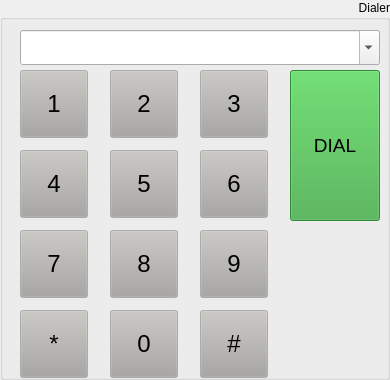
  <widget class="QGroupBox" name="groupBox">
   <property name="geometry">
    <rect>
     <x>400</x>
     <y>5</y>
     <width>390</width>
     <height>380</height>
    </rect>
   </property>
   <property name="title">
    <string>Dialer</string>
   </property>
   <property name="alignment">
    <set>Qt::AlignRight|Qt::AlignTop|Qt::AlignTrailing</set>
   </property>
   <widget class="QComboBox" name="dialerComboBox">
    <property name="geometry">
     <rect>
      <x>20</x>
      <y>30</y>
      <width>360</width>
      <height>35</height>
     </rect>
    </property>
    <property name="font">
     <font>
      <pointsize>20</pointsize>
     </font>
    </property>
    <property name="editable">
     <bool>true</bool>
    </property>
   </widget>
   <widget class="QPushButton" name="buttonDial">
    <property name="enabled">
     <bool>true</bool>
    </property>
    <property name="geometry">
     <rect>
      <x>290</x>
      <y>70</y>
      <width>90</width>
      <height>151</height>
     </rect>
    </property>
    <property name="palette">
     <palette>
      <active>
       <colorrole role="WindowText">
        <brush brushstyle="SolidPattern">
         <color alpha="255">
          <red>0</red>
          <green>0</green>
          <blue>0</blue>
         </color>
        </brush>
       </colorrole>
       <colorrole role="Button">
        <brush brushstyle="SolidPattern">
         <color alpha="255">
          <red>60</red>
          <green>170</green>
          <blue>65</blue>
         </color>
        </brush>
       </colorrole>
       <colorrole role="Light">
        <brush brushstyle="SolidPattern">
         <color alpha="255">
          <red>122</red>
          <green>255</green>
          <blue>132</blue>
         </color>
        </brush>
       </colorrole>
       <colorrole role="Midlight">
        <brush brushstyle="SolidPattern">
         <color alpha="255">
          <red>94</red>
          <green>224</green>
          <blue>104</blue>
         </color>
        </brush>
       </colorrole>
       <colorrole role="Dark">
        <brush brushstyle="SolidPattern">
         <color alpha="255">
          <red>33</red>
          <green>96</green>
          <blue>38</blue>
         </color>
        </brush>
       </colorrole>
       <colorrole role="Mid">
        <brush brushstyle="SolidPattern">
         <color alpha="255">
          <red>44</red>
          <green>129</green>
          <blue>50</blue>
         </color>
        </brush>
       </colorrole>
       <colorrole role="Text">
        <brush brushstyle="SolidPattern">
         <color alpha="255">
          <red>0</red>
          <green>0</green>
          <blue>0</blue>
         </color>
        </brush>
       </colorrole>
       <colorrole role="BrightText">
        <brush brushstyle="SolidPattern">
         <color alpha="255">
          <red>255</red>
          <green>255</green>
          <blue>255</blue>
         </color>
        </brush>
       </colorrole>
       <colorrole role="ButtonText">
        <brush brushstyle="SolidPattern">
         <color alpha="255">
          <red>0</red>
          <green>0</green>
          <blue>0</blue>
         </color>
        </brush>
       </colorrole>
       <colorrole role="Base">
        <brush brushstyle="SolidPattern">
         <color alpha="255">
          <red>255</red>
          <green>255</green>
          <blue>255</blue>
         </color>
        </brush>
       </colorrole>
       <colorrole role="Window">
        <brush brushstyle="SolidPattern">
         <color alpha="255">
          <red>66</red>
          <green>193</green>
          <blue>76</blue>
         </color>
        </brush>
       </colorrole>
       <colorrole role="Shadow">
        <brush brushstyle="SolidPattern">
         <color alpha="255">
          <red>0</red>
          <green>0</green>
          <blue>0</blue>
         </color>
        </brush>
       </colorrole>
       <colorrole role="AlternateBase">
        <brush brushstyle="SolidPattern">
         <color alpha="255">
          <red>160</red>
          <green>224</green>
          <blue>165</blue>
         </color>
        </brush>
       </colorrole>
       <colorrole role="ToolTipBase">
        <brush brushstyle="SolidPattern">
         <color alpha="255">
          <red>255</red>
          <green>255</green>
          <blue>220</blue>
         </color>
        </brush>
       </colorrole>
       <colorrole role="ToolTipText">
        <brush brushstyle="SolidPattern">
         <color alpha="255">
          <red>0</red>
          <green>0</green>
          <blue>0</blue>
         </color>
        </brush>
       </colorrole>
      </active>
      <inactive>
       <colorrole role="WindowText">
        <brush brushstyle="SolidPattern">
         <color alpha="255">
          <red>0</red>
          <green>0</green>
          <blue>0</blue>
         </color>
        </brush>
       </colorrole>
       <colorrole role="Button">
        <brush brushstyle="SolidPattern">
         <color alpha="255">
          <red>60</red>
          <green>170</green>
          <blue>65</blue>
         </color>
        </brush>
       </colorrole>
       <colorrole role="Light">
        <brush brushstyle="SolidPattern">
         <color alpha="255">
          <red>122</red>
          <green>255</green>
          <blue>132</blue>
         </color>
        </brush>
       </colorrole>
       <colorrole role="Midlight">
        <brush brushstyle="SolidPattern">
         <color alpha="255">
          <red>94</red>
          <green>224</green>
          <blue>104</blue>
         </color>
        </brush>
       </colorrole>
       <colorrole role="Dark">
        <brush brushstyle="SolidPattern">
         <color alpha="255">
          <red>33</red>
          <green>96</green>
          <blue>38</blue>
         </color>
        </brush>
       </colorrole>
       <colorrole role="Mid">
        <brush brushstyle="SolidPattern">
         <color alpha="255">
          <red>44</red>
          <green>129</green>
          <blue>50</blue>
         </color>
        </brush>
       </colorrole>
       <colorrole role="Text">
        <brush brushstyle="SolidPattern">
         <color alpha="255">
          <red>0</red>
          <green>0</green>
          <blue>0</blue>
         </color>
        </brush>
       </colorrole>
       <colorrole role="BrightText">
        <brush brushstyle="SolidPattern">
         <color alpha="255">
          <red>255</red>
          <green>255</green>
          <blue>255</blue>
         </color>
        </brush>
       </colorrole>
       <colorrole role="ButtonText">
        <brush brushstyle="SolidPattern">
         <color alpha="255">
          <red>0</red>
          <green>0</green>
          <blue>0</blue>
         </color>
        </brush>
       </colorrole>
       <colorrole role="Base">
        <brush brushstyle="SolidPattern">
         <color alpha="255">
          <red>255</red>
          <green>255</green>
          <blue>255</blue>
         </color>
        </brush>
       </colorrole>
       <colorrole role="Window">
        <brush brushstyle="SolidPattern">
         <color alpha="255">
          <red>66</red>
          <green>193</green>
          <blue>76</blue>
         </color>
        </brush>
       </colorrole>
       <colorrole role="Shadow">
        <brush brushstyle="SolidPattern">
         <color alpha="255">
          <red>0</red>
          <green>0</green>
          <blue>0</blue>
         </color>
        </brush>
       </colorrole>
       <colorrole role="AlternateBase">
        <brush brushstyle="SolidPattern">
         <color alpha="255">
          <red>160</red>
          <green>224</green>
          <blue>165</blue>
         </color>
        </brush>
       </colorrole>
       <colorrole role="ToolTipBase">
        <brush brushstyle="SolidPattern">
         <color alpha="255">
          <red>255</red>
          <green>255</green>
          <blue>220</blue>
         </color>
        </brush>
       </colorrole>
       <colorrole role="ToolTipText">
        <brush brushstyle="SolidPattern">
         <color alpha="255">
          <red>0</red>
          <green>0</green>
          <blue>0</blue>
         </color>
        </brush>
       </colorrole>
      </inactive>
      <disabled>
       <colorrole role="WindowText">
        <brush brushstyle="SolidPattern">
         <color alpha="255">
          <red>33</red>
          <green>96</green>
          <blue>38</blue>
         </color>
        </brush>
       </colorrole>
       <colorrole role="Button">
        <brush brushstyle="SolidPattern">
         <color alpha="255">
          <red>60</red>
          <green>170</green>
          <blue>65</blue>
         </color>
        </brush>
       </colorrole>
       <colorrole role="Light">
        <brush brushstyle="SolidPattern">
         <color alpha="255">
          <red>122</red>
          <green>255</green>
          <blue>132</blue>
         </color>
        </brush>
       </colorrole>
       <colorrole role="Midlight">
        <brush brushstyle="SolidPattern">
         <color alpha="255">
          <red>94</red>
          <green>224</green>
          <blue>104</blue>
         </color>
        </brush>
       </colorrole>
       <colorrole role="Dark">
        <brush brushstyle="SolidPattern">
         <color alpha="255">
          <red>33</red>
          <green>96</green>
          <blue>38</blue>
         </color>
        </brush>
       </colorrole>
       <colorrole role="Mid">
        <brush brushstyle="SolidPattern">
         <color alpha="255">
          <red>44</red>
          <green>129</green>
          <blue>50</blue>
         </color>
        </brush>
       </colorrole>
       <colorrole role="Text">
        <brush brushstyle="SolidPattern">
         <color alpha="255">
          <red>33</red>
          <green>96</green>
          <blue>38</blue>
         </color>
        </brush>
       </colorrole>
       <colorrole role="BrightText">
        <brush brushstyle="SolidPattern">
         <color alpha="255">
          <red>255</red>
          <green>255</green>
          <blue>255</blue>
         </color>
        </brush>
       </colorrole>
       <colorrole role="ButtonText">
        <brush brushstyle="SolidPattern">
         <color alpha="255">
          <red>33</red>
          <green>96</green>
          <blue>38</blue>
         </color>
        </brush>
       </colorrole>
       <colorrole role="Base">
        <brush brushstyle="SolidPattern">
         <color alpha="255">
          <red>66</red>
          <green>193</green>
          <blue>76</blue>
         </color>
        </brush>
       </colorrole>
       <colorrole role="Window">
        <brush brushstyle="SolidPattern">
         <color alpha="255">
          <red>66</red>
          <green>193</green>
          <blue>76</blue>
         </color>
        </brush>
       </colorrole>
       <colorrole role="Shadow">
        <brush brushstyle="SolidPattern">
         <color alpha="255">
          <red>0</red>
          <green>0</green>
          <blue>0</blue>
         </color>
        </brush>
       </colorrole>
       <colorrole role="AlternateBase">
        <brush brushstyle="SolidPattern">
         <color alpha="255">
          <red>66</red>
          <green>193</green>
          <blue>76</blue>
         </color>
        </brush>
       </colorrole>
       <colorrole role="ToolTipBase">
        <brush brushstyle="SolidPattern">
         <color alpha="255">
          <red>255</red>
          <green>255</green>
          <blue>220</blue>
         </color>
        </brush>
       </colorrole>
       <colorrole role="ToolTipText">
        <brush brushstyle="SolidPattern">
         <color alpha="255">
          <red>0</red>
          <green>0</green>
          <blue>0</blue>
         </color>
        </brush>
       </colorrole>
      </disabled>
     </palette>
    </property>
    <property name="font">
     <font>
      <pointsize>14</pointsize>
     </font>
    </property>
    <property name="toolTip">
     <string>Dial number entered in dialer display</string>
    </property>
    <property name="autoFillBackground">
     <bool>false</bool>
    </property>
    <property name="text">
     <string>DIAL</string>
    </property>
    <property name="default">
     <bool>false</bool>
    </property>
    <property name="flat">
     <bool>false</bool>
    </property>
   </widget>
   <widget class="QPushButton" name="buttonHash">
    <property name="geometry">
     <rect>
      <x>200</x>
      <y>310</y>
      <width>68</width>
      <height>68</height>
     </rect>
    </property>
    <property name="palette">
     <palette>
      <active>
       <colorrole role="Button">
        <brush brushstyle="SolidPattern">
         <color alpha="255">
          <red>168</red>
          <green>166</green>
          <blue>163</blue>
         </color>
        </brush>
       </colorrole>
      </active>
      <inactive>
       <colorrole role="Button">
        <brush brushstyle="SolidPattern">
         <color alpha="255">
          <red>168</red>
          <green>166</green>
          <blue>163</blue>
         </color>
        </brush>
       </colorrole>
      </inactive>
      <disabled>
       <colorrole role="Button">
        <brush brushstyle="SolidPattern">
         <color alpha="255">
          <red>168</red>
          <green>166</green>
          <blue>163</blue>
         </color>
        </brush>
       </colorrole>
      </disabled>
     </palette>
    </property>
    <property name="font">
     <font>
      <pointsize>18</pointsize>
     </font>
    </property>
    <property name="text">
     <string>#</string>
    </property>
   </widget>
   <widget class="QPushButton" name="buttonNumber9">
    <property name="geometry">
     <rect>
      <x>200</x>
      <y>230</y>
      <width>68</width>
      <height>68</height>
     </rect>
    </property>
    <property name="palette">
     <palette>
      <active>
       <colorrole role="Button">
        <brush brushstyle="SolidPattern">
         <color alpha="255">
          <red>168</red>
          <green>166</green>
          <blue>163</blue>
         </color>
        </brush>
       </colorrole>
      </active>
      <inactive>
       <colorrole role="Button">
        <brush brushstyle="SolidPattern">
         <color alpha="255">
          <red>168</red>
          <green>166</green>
          <blue>163</blue>
         </color>
        </brush>
       </colorrole>
      </inactive>
      <disabled>
       <colorrole role="Button">
        <brush brushstyle="SolidPattern">
         <color alpha="255">
          <red>168</red>
          <green>166</green>
          <blue>163</blue>
         </color>
        </brush>
       </colorrole>
      </disabled>
     </palette>
    </property>
    <property name="font">
     <font>
      <pointsize>18</pointsize>
     </font>
    </property>
    <property name="text">
     <string>9</string>
    </property>
   </widget>
   <widget class="QPushButton" name="buttonNumber6">
    <property name="geometry">
     <rect>
      <x>200</x>
      <y>150</y>
      <width>68</width>
      <height>68</height>
     </rect>
    </property>
    <property name="palette">
     <palette>
      <active>
       <colorrole role="Button">
        <brush brushstyle="SolidPattern">
         <color alpha="255">
          <red>168</red>
          <green>166</green>
          <blue>163</blue>
         </color>
        </brush>
       </colorrole>
      </active>
      <inactive>
       <colorrole role="Button">
        <brush brushstyle="SolidPattern">
         <color alpha="255">
          <red>168</red>
          <green>166</green>
          <blue>163</blue>
         </color>
        </brush>
       </colorrole>
      </inactive>
      <disabled>
       <colorrole role="Button">
        <brush brushstyle="SolidPattern">
         <color alpha="255">
          <red>168</red>
          <green>166</green>
          <blue>163</blue>
         </color>
        </brush>
       </colorrole>
      </disabled>
     </palette>
    </property>
    <property name="font">
     <font>
      <pointsize>18</pointsize>
     </font>
    </property>
    <property name="text">
     <string>6</string>
    </property>
   </widget>
   <widget class="QPushButton" name="buttonNumber3">
    <property name="geometry">
     <rect>
      <x>200</x>
      <y>70</y>
      <width>68</width>
      <height>68</height>
     </rect>
    </property>
    <property name="palette">
     <palette>
      <active>
       <colorrole role="Button">
        <brush brushstyle="SolidPattern">
         <color alpha="255">
          <red>168</red>
          <green>166</green>
          <blue>163</blue>
         </color>
        </brush>
       </colorrole>
      </active>
      <inactive>
       <colorrole role="Button">
        <brush brushstyle="SolidPattern">
         <color alpha="255">
          <red>168</red>
          <green>166</green>
          <blue>163</blue>
         </color>
        </brush>
       </colorrole>
      </inactive>
      <disabled>
       <colorrole role="Button">
        <brush brushstyle="SolidPattern">
         <color alpha="255">
          <red>168</red>
          <green>166</green>
          <blue>163</blue>
         </color>
        </brush>
       </colorrole>
      </disabled>
     </palette>
    </property>
    <property name="font">
     <font>
      <pointsize>18</pointsize>
     </font>
    </property>
    <property name="text">
     <string>3</string>
    </property>
   </widget>
   <widget class="QPushButton" name="buttonNumber2">
    <property name="geometry">
     <rect>
      <x>110</x>
      <y>70</y>
      <width>68</width>
      <height>68</height>
     </rect>
    </property>
    <property name="palette">
     <palette>
      <active>
       <colorrole role="Button">
        <brush brushstyle="SolidPattern">
         <color alpha="255">
          <red>168</red>
          <green>166</green>
          <blue>163</blue>
         </color>
        </brush>
       </colorrole>
      </active>
      <inactive>
       <colorrole role="Button">
        <brush brushstyle="SolidPattern">
         <color alpha="255">
          <red>168</red>
          <green>166</green>
          <blue>163</blue>
         </color>
        </brush>
       </colorrole>
      </inactive>
      <disabled>
       <colorrole role="Button">
        <brush brushstyle="SolidPattern">
         <color alpha="255">
          <red>168</red>
          <green>166</green>
          <blue>163</blue>
         </color>
        </brush>
       </colorrole>
      </disabled>
     </palette>
    </property>
    <property name="font">
     <font>
      <pointsize>18</pointsize>
     </font>
    </property>
    <property name="text">
     <string>2</string>
    </property>
   </widget>
   <widget class="QPushButton" name="buttonNumber5">
    <property name="geometry">
     <rect>
      <x>110</x>
      <y>150</y>
      <width>68</width>
      <height>68</height>
     </rect>
    </property>
    <property name="palette">
     <palette>
      <active>
       <colorrole role="Button">
        <brush brushstyle="SolidPattern">
         <color alpha="255">
          <red>168</red>
          <green>166</green>
          <blue>163</blue>
         </color>
        </brush>
       </colorrole>
      </active>
      <inactive>
       <colorrole role="Button">
        <brush brushstyle="SolidPattern">
         <color alpha="255">
          <red>168</red>
          <green>166</green>
          <blue>163</blue>
         </color>
        </brush>
       </colorrole>
      </inactive>
      <disabled>
       <colorrole role="Button">
        <brush brushstyle="SolidPattern">
         <color alpha="255">
          <red>168</red>
          <green>166</green>
          <blue>163</blue>
         </color>
        </brush>
       </colorrole>
      </disabled>
     </palette>
    </property>
    <property name="font">
     <font>
      <pointsize>18</pointsize>
     </font>
    </property>
    <property name="text">
     <string>5</string>
    </property>
   </widget>
   <widget class="QPushButton" name="buttonNumber8">
    <property name="geometry">
     <rect>
      <x>110</x>
      <y>230</y>
      <width>68</width>
      <height>68</height>
     </rect>
    </property>
    <property name="palette">
     <palette>
      <active>
       <colorrole role="Button">
        <brush brushstyle="SolidPattern">
         <color alpha="255">
          <red>168</red>
          <green>166</green>
          <blue>163</blue>
         </color>
        </brush>
       </colorrole>
      </active>
      <inactive>
       <colorrole role="Button">
        <brush brushstyle="SolidPattern">
         <color alpha="255">
          <red>168</red>
          <green>166</green>
          <blue>163</blue>
         </color>
        </brush>
       </colorrole>
      </inactive>
      <disabled>
       <colorrole role="Button">
        <brush brushstyle="SolidPattern">
         <color alpha="255">
          <red>168</red>
          <green>166</green>
          <blue>163</blue>
         </color>
        </brush>
       </colorrole>
      </disabled>
     </palette>
    </property>
    <property name="font">
     <font>
      <pointsize>18</pointsize>
     </font>
    </property>
    <property name="text">
     <string>8</string>
    </property>
   </widget>
   <widget class="QPushButton" name="buttonNumber0">
    <property name="geometry">
     <rect>
      <x>110</x>
      <y>310</y>
      <width>68</width>
      <height>68</height>
     </rect>
    </property>
    <property name="palette">
     <palette>
      <active>
       <colorrole role="Button">
        <brush brushstyle="SolidPattern">
         <color alpha="255">
          <red>168</red>
          <green>166</green>
          <blue>163</blue>
         </color>
        </brush>
       </colorrole>
      </active>
      <inactive>
       <colorrole role="Button">
        <brush brushstyle="SolidPattern">
         <color alpha="255">
          <red>168</red>
          <green>166</green>
          <blue>163</blue>
         </color>
        </brush>
       </colorrole>
      </inactive>
      <disabled>
       <colorrole role="Button">
        <brush brushstyle="SolidPattern">
         <color alpha="255">
          <red>168</red>
          <green>166</green>
          <blue>163</blue>
         </color>
        </brush>
       </colorrole>
      </disabled>
     </palette>
    </property>
    <property name="font">
     <font>
      <pointsize>18</pointsize>
     </font>
    </property>
    <property name="text">
     <string>0</string>
    </property>
   </widget>
   <widget class="QPushButton" name="buttonStar">
    <property name="geometry">
     <rect>
      <x>20</x>
      <y>310</y>
      <width>68</width>
      <height>68</height>
     </rect>
    </property>
    <property name="palette">
     <palette>
      <active>
       <colorrole role="Button">
        <brush brushstyle="SolidPattern">
         <color alpha="255">
          <red>168</red>
          <green>166</green>
          <blue>163</blue>
         </color>
        </brush>
       </colorrole>
      </active>
      <inactive>
       <colorrole role="Button">
        <brush brushstyle="SolidPattern">
         <color alpha="255">
          <red>168</red>
          <green>166</green>
          <blue>163</blue>
         </color>
        </brush>
       </colorrole>
      </inactive>
      <disabled>
       <colorrole role="Button">
        <brush brushstyle="SolidPattern">
         <color alpha="255">
          <red>168</red>
          <green>166</green>
          <blue>163</blue>
         </color>
        </brush>
       </colorrole>
      </disabled>
     </palette>
    </property>
    <property name="font">
     <font>
      <pointsize>18</pointsize>
     </font>
    </property>
    <property name="text">
     <string>*</string>
    </property>
   </widget>
   <widget class="QPushButton" name="buttonNumber7">
    <property name="geometry">
     <rect>
      <x>20</x>
      <y>230</y>
      <width>68</width>
      <height>68</height>
     </rect>
    </property>
    <property name="palette">
     <palette>
      <active>
       <colorrole role="Button">
        <brush brushstyle="SolidPattern">
         <color alpha="255">
          <red>168</red>
          <green>166</green>
          <blue>163</blue>
         </color>
        </brush>
       </colorrole>
      </active>
      <inactive>
       <colorrole role="Button">
        <brush brushstyle="SolidPattern">
         <color alpha="255">
          <red>168</red>
          <green>166</green>
          <blue>163</blue>
         </color>
        </brush>
       </colorrole>
      </inactive>
      <disabled>
       <colorrole role="Button">
        <brush brushstyle="SolidPattern">
         <color alpha="255">
          <red>168</red>
          <green>166</green>
          <blue>163</blue>
         </color>
        </brush>
       </colorrole>
      </disabled>
     </palette>
    </property>
    <property name="font">
     <font>
      <pointsize>18</pointsize>
     </font>
    </property>
    <property name="text">
     <string>7</string>
    </property>
   </widget>
   <widget class="QPushButton" name="buttonNumber4">
    <property name="geometry">
     <rect>
      <x>20</x>
      <y>150</y>
      <width>68</width>
      <height>68</height>
     </rect>
    </property>
    <property name="palette">
     <palette>
      <active>
       <colorrole role="Button">
        <brush brushstyle="SolidPattern">
         <color alpha="255">
          <red>168</red>
          <green>166</green>
          <blue>163</blue>
         </color>
        </brush>
       </colorrole>
      </active>
      <inactive>
       <colorrole role="Button">
        <brush brushstyle="SolidPattern">
         <color alpha="255">
          <red>168</red>
          <green>166</green>
          <blue>163</blue>
         </color>
        </brush>
       </colorrole>
      </inactive>
      <disabled>
       <colorrole role="Button">
        <brush brushstyle="SolidPattern">
         <color alpha="255">
          <red>168</red>
          <green>166</green>
          <blue>163</blue>
         </color>
        </brush>
       </colorrole>
      </disabled>
     </palette>
    </property>
    <property name="font">
     <font>
      <pointsize>18</pointsize>
     </font>
    </property>
    <property name="text">
     <string>4</string>
    </property>
   </widget>
   <widget class="QPushButton" name="buttonNumber1">
    <property name="geometry">
     <rect>
      <x>20</x>
      <y>70</y>
      <width>68</width>
      <height>68</height>
     </rect>
    </property>
    <property name="palette">
     <palette>
      <active>
       <colorrole role="Button">
        <brush brushstyle="SolidPattern">
         <color alpha="255">
          <red>168</red>
          <green>166</green>
          <blue>163</blue>
         </color>
        </brush>
       </colorrole>
      </active>
      <inactive>
       <colorrole role="Button">
        <brush brushstyle="SolidPattern">
         <color alpha="255">
          <red>168</red>
          <green>166</green>
          <blue>163</blue>
         </color>
        </brush>
       </colorrole>
      </inactive>
      <disabled>
       <colorrole role="Button">
        <brush brushstyle="SolidPattern">
         <color alpha="255">
          <red>168</red>
          <green>166</green>
          <blue>163</blue>
         </color>
        </brush>
       </colorrole>
      </disabled>
     </palette>
    </property>
    <property name="font">
     <font>
      <pointsize>18</pointsize>
     </font>
    </property>
    <property name="text">
     <string>1</string>
    </property>
   </widget>
  </widget>
